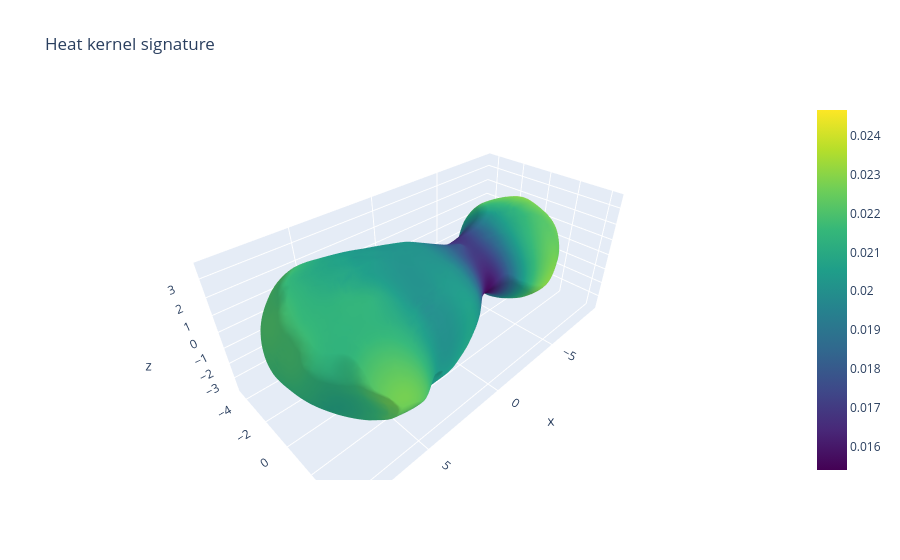

The notebook cell this image was saved under:
### Code cell
hks = m.compute_hks_for_new_times(new_ts=[4.0], coeffs=False)
print(hks.shape)

fig = go.Figure(data=[
    go.Mesh3d(
        x=m.v[:,0], y=m.v[:,1], z=m.v[:,2],
        i=m.f[:,0], j=m.f[:,1], k=m.f[:,2],
        intensity=hks,
        colorscale='Viridis',
        showscale=True,   # adds colorbar
        name="Surface"
    )
])

fig.update_layout(
    scene=dict(aspectmode='data'),
    title="Heat kernel signature"
)

fig.show()

### Figure 1 — Plotly figure (JSON) as saved in the notebook; plotly's stock layout.template omitted (floating-point values rounded to 4 significant figures; data arrays with more than 128 entries replaced by an {"elided": "..."} marker saying what was removed)
{"data": [{"colorscale": [[0, "#440154"], [0.1111, "#482878"], [0.2222, "#3e4989"], [0.3333, "#31688e"], [0.4444, "#26828e"], [0.5556, "#1f9e89"], [0.6667, "#35b779"], [0.7778, "#6ece58"], [0.8889, "#b5de2b"], [1, "#fde725"]], "i": {"elided": "35998 int values"}, "intensity": {"elided": "18001x1 float values"}, "j": {"elided": "35998 int values"}, "k": {"elided": "35998 int values"}, "name": "Surface", "showscale": true, "type": "mesh3d", "x": {"elided": "18001 float values"}, "y": {"elided": "18001 float values"}, "z": {"elided": "18001 float values"}}], "layout": {"scene": {"aspectmode": "data"}, "title": {"text": "Heat kernel signature"}}}
